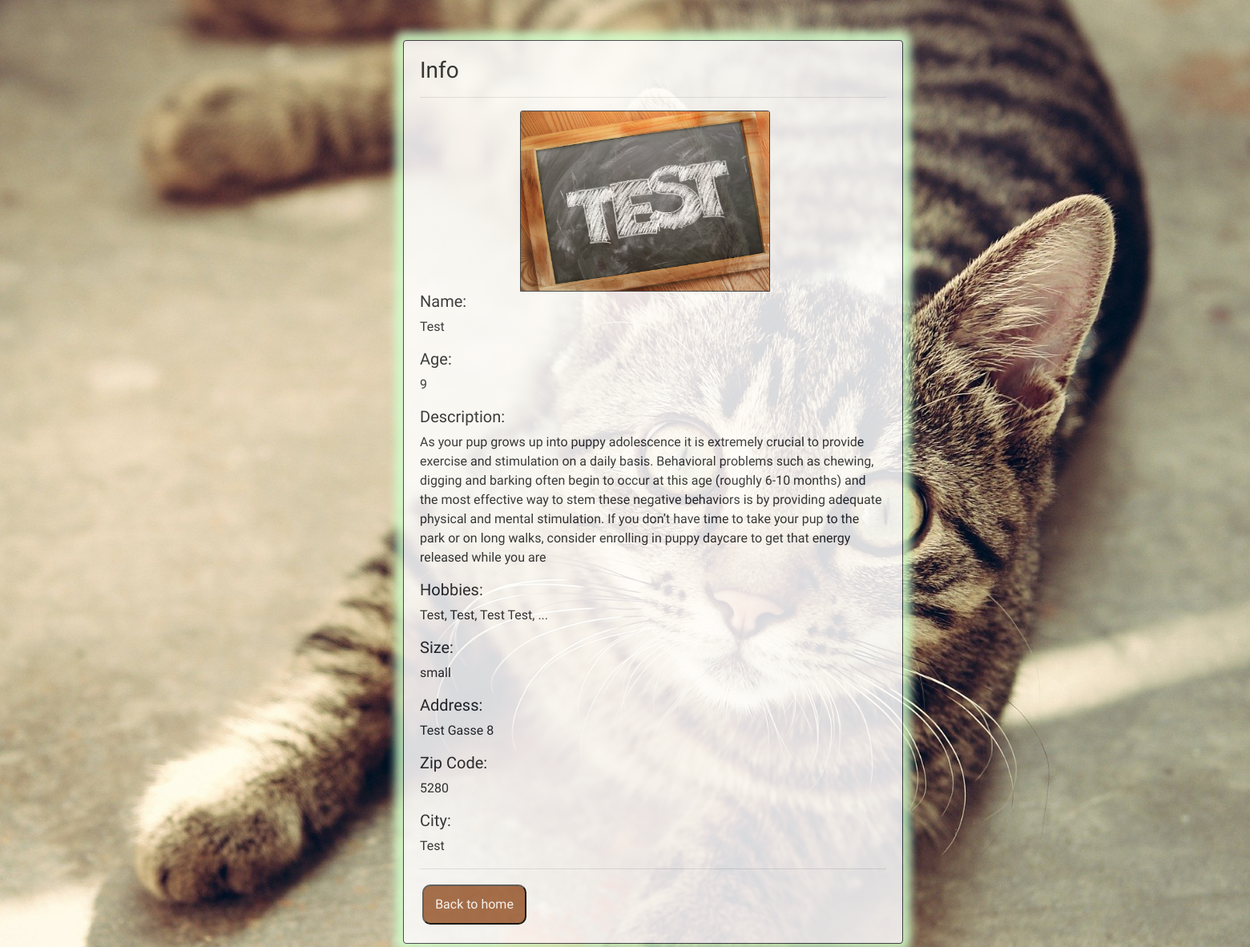
Before: /crud_cr11/details.php?id=13 with the older database file.
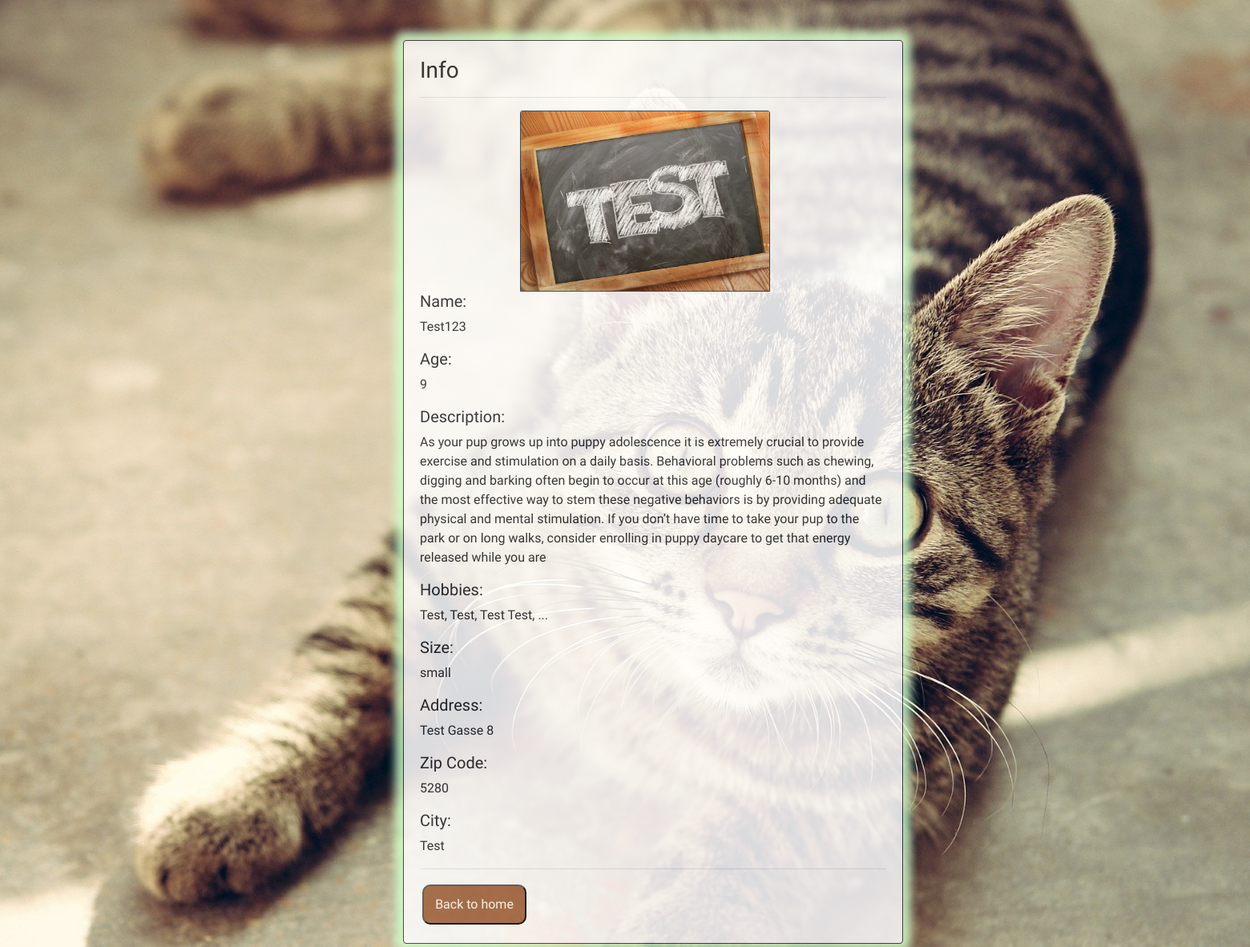
After: the same page with the newer database file.
### tables this page shows
CREATE TABLE `pets` (
  `id` int(11) NOT NULL,
  `image` varchar(255) DEFAULT NULL,
  `name` varchar(50) DEFAULT NULL,
  `age` int(10) DEFAULT NULL,
  `description` varchar(500) DEFAULT NULL,
  `hobbies` varchar(255) DEFAULT NULL,
  `size` varchar(50) DEFAULT NULL,
  `address` varchar(255) DEFAULT NULL,
  `zip` int(11) DEFAULT NULL,
  `city` varchar(50) DEFAULT NULL
);

### crud_cr11/details.php (the view, shortened to what this page needs)
<?php
require_once 'actions/db_connect.php';
if ($_GET['id']) {
   $id = $_GET['id'];
   $sql = "SELECT * FROM pets WHERE id = '$id'";
   $result = $connect->query($sql);
   $data = $result->fetch_assoc();
}
?>
<!DOCTYPE html>
<html>
<head>
  <link rel="stylesheet" href="https://stackpath.bootstrapcdn.com/bootstrap/4.5.0/css/bootstrap.min.css">
</head>
<body>
  <div class="row" id="container">
    <div class="card border-dark">
        <div class='card-body'>
              <h3>Info</h3>
                        <hr>
                        <img class='card-img-top border border-dark' src ="<?php echo $data['image'] ?>" alt='Card image cap'>
                        <h5 class='card-text'>Name:</h5><p><?php echo $data['name'] ?></p>
                        <h5 class='card-text'>Age:</h5><p><?php echo $data['age'] ?></p>
                        <h5 class='card-text'>Description:</h5><p><?php echo $data['description'] ?></p>
                        <h5 class='card-text'>Hobbies:</h5><p><?php echo $data['hobbies'] ?></p>
                        <h5 class='card-text'>Size:</h5><p><?php echo $data['size'] ?></p>
                        <h5 class='card-text'>Address:</h5><p><?php echo $data['address'] ?></p>
                        <h5 class='card-text'>Zip Code:</h5><p><?php echo $data['zip'] ?></p>
                        <h5 class='card-text'>City:</h5><p><?php echo $data['city'] ?></p>
                        <hr>
                        <a href= "admin.php"><button class='btn1' type="button">Back to home</button></a>
          </div>
      </div>
  </div>
</body>
</html>

Changed rows visible on the page:
changed pets "small": name "Test" → "Test123"
